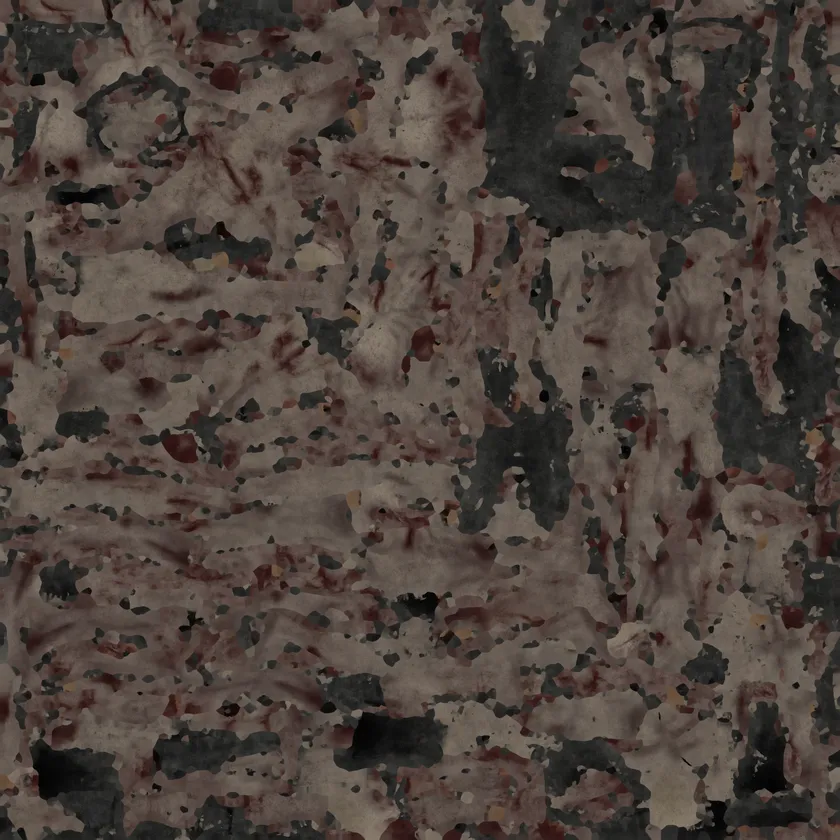
#> input picture assets/models/zombie1/zombie1_source_0.webp, 840 x 840 px, shrunk from 4096 x 4096 before the run, given in place of zombie1_source_1.webp_disp.png, which was not available
$ python analyze_flakes.py ../../assets/models/zombie1/zombie1_source_0.webp ../../assets/models/zombie1/zombie1_source_1.webp 1.0 out.png
#> lines starting #> are read from the running program, lines starting #| are printed output that depends on the picture; after the words box and inside, x2 and y2 are one past the last pixel; in counts of white or black regions, pixels touching at a corner belong together; pictures that were not available may be replaced by others from this repository, and a replacement may not be noted
"""Measures a photographed bark's height map flake by flake (Poly Haven, CC0).

Usage: python analyze_flakes.py <folder> <name> <tile metres> [out folder]
  <folder>/<name>_disp.png (height) and <name>_diff.jpg (colour). Prints the numbers a procedural
generator has to match and writes an overlay picture of the segmentation (flakes coloured).
Numbers are in centimetres on the real bark (the tile is `tile metres` wide).
"""
import json
import sys

import cv2
import numpy as np
from scipy import ndimage


def load_height(path):
    h = cv2.imread(path, cv2.IMREAD_UNCHANGED).astype(np.float32)
    if h.ndim == 3:
        h = h.mean(axis=2)
    h -= h.min()
    return h / max(h.max(), 1e-6)


def segment(height, scale_px):
    """Flakes = regions higher than their surroundings; the gaps between them are the lower lines."""
    smooth = cv2.GaussianBlur(height, (0, 0), 1.2)
    local = cv2.GaussianBlur(height, (0, 0), scale_px)
    mask = (smooth > local - 0.015).astype(np.uint8)
    mask = cv2.morphologyEx(mask, cv2.MORPH_OPEN, np.ones((3, 3), np.uint8))
    # split touching flakes: distance transform peaks
    dist = ndimage.distance_transform_edt(mask)
    peaks = (dist == ndimage.maximum_filter(dist, size=9)) & (dist > 2.0)
    markers, count = ndimage.label(peaks)
    labels = cv2.watershed(cv2.cvtColor((height * 255).astype(np.uint8), cv2.COLOR_GRAY2BGR),
                           np.where(mask > 0, markers, 0).astype(np.int32) + 0)
    labels[labels < 0] = 0
    return labels, count


def flake_stats(labels, count, cm_per_px):
    areas, lengths, widths, angles = [], [], [], []
    for index in range(1, count + 1):
        ys, xs = np.nonzero(labels == index)
        if len(xs) < 25:
            continue
        coords = np.stack([xs, ys], axis=1).astype(np.float64)
        centred = coords - coords.mean(axis=0)
        cov = np.cov(centred.T)
        values, vectors = np.linalg.eigh(cov)
        long_axis = vectors[:, 1]
        areas.append(len(xs) * cm_per_px ** 2)
        lengths.append(4.0 * np.sqrt(max(values[1], 1e-9)) * cm_per_px)
        widths.append(4.0 * np.sqrt(max(values[0], 1e-9)) * cm_per_px)
        angles.append(np.degrees(np.arctan2(long_axis[1], long_axis[0])) % 180.0)
    return np.array(areas), np.array(lengths), np.array(widths), np.array(angles)


def main():
    folder, name, tile_m = sys.argv[1], sys.argv[2], float(sys.argv[3])
    out = sys.argv[4] if len(sys.argv) > 4 else folder
    height = load_height(f"{folder}/{name}_disp.png")
    size = height.shape[0]
#> size = 840
    cm_per_px = tile_m * 100.0 / size
#> cm_per_px = 0.119
    scale_px = 14.0 / cm_per_px * 1.0  # a neighbourhood of about 14 cm
#> scale_px = 117.6
    labels, count = segment(height, scale_px)
#> in segment, `mask = (smooth > local - 0.015).astype(np.uint8)`:
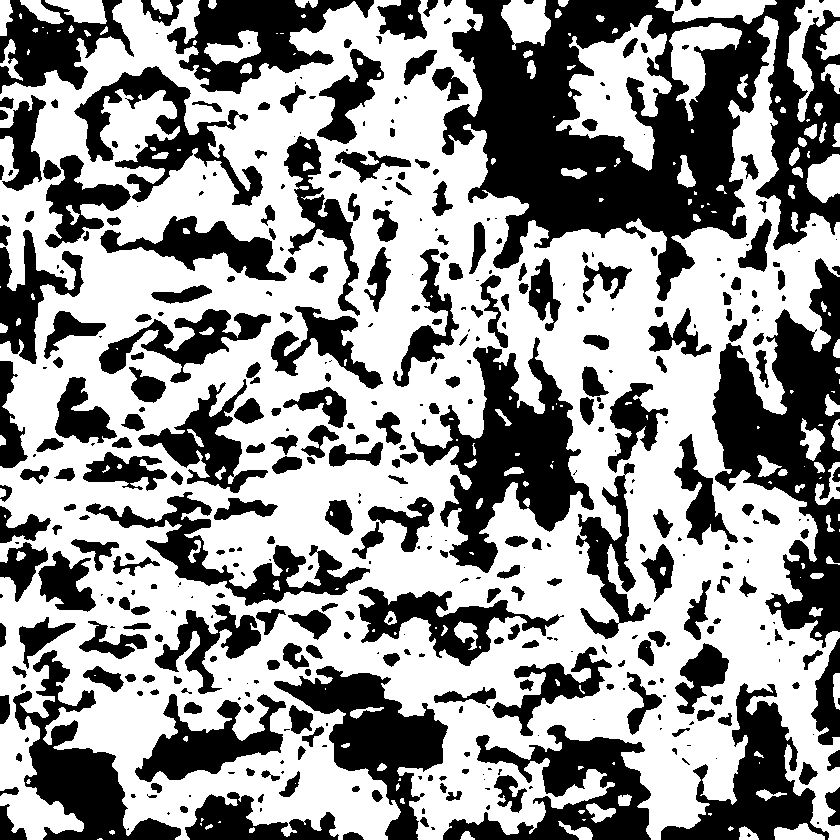
#> mask: shape (840, 840); values 0 (black) and 1 (white), 58.1% white; 452 black regions (166 under 20 px), largest, box (x1, y1, x2, y2) and area: (442, 0, 840, 301) 58740, (712, 258, 840, 648) 21791, (411, 337, 594, 573) 16598
#> in segment, `mask = cv2.morphologyEx(mask, cv2.MORPH_OPEN, np.ones((3, 3), np.uint8))`: mask: shape (840, 840); values 0 (black) and 1 (white), 57.7% white; 395 black regions (147 under 20 px), largest, box (x1, y1, x2, y2) and area: (442, 0, 840, 301) 59172, (674, 258, 840, 648) 24732, (411, 270, 594, 573) 17534
#> in segment, `peaks = (dist == ndimage.maximum_filter(dist, size=9)) & (dist > 2.0)`:
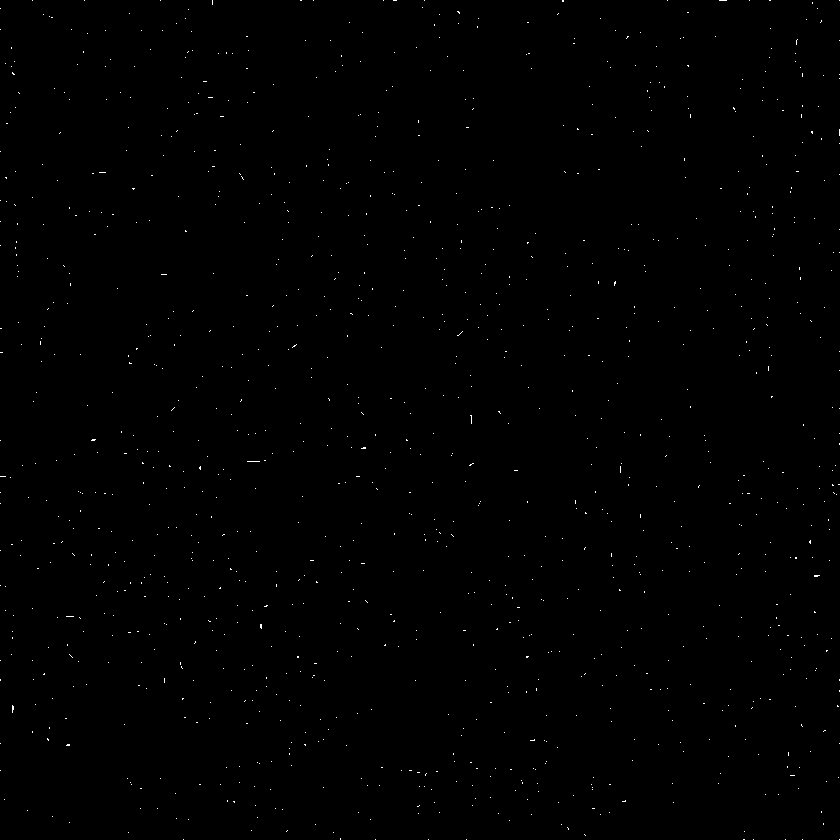
#> peaks: shape (840, 840) bool; 0.25% white in thin lines or dots
#> in segment, `markers, count = ndimage.label(peaks)`: markers: shape (840, 840) int32; 1243 distinct labels, from 0 to 1242
#> in segment, `markers, count = ndimage.label(peaks)`: count = 1242
#> in segment, `labels = cv2.watershed(cv2.cvtColor((height * 255).astype(np.uint8), c..`:
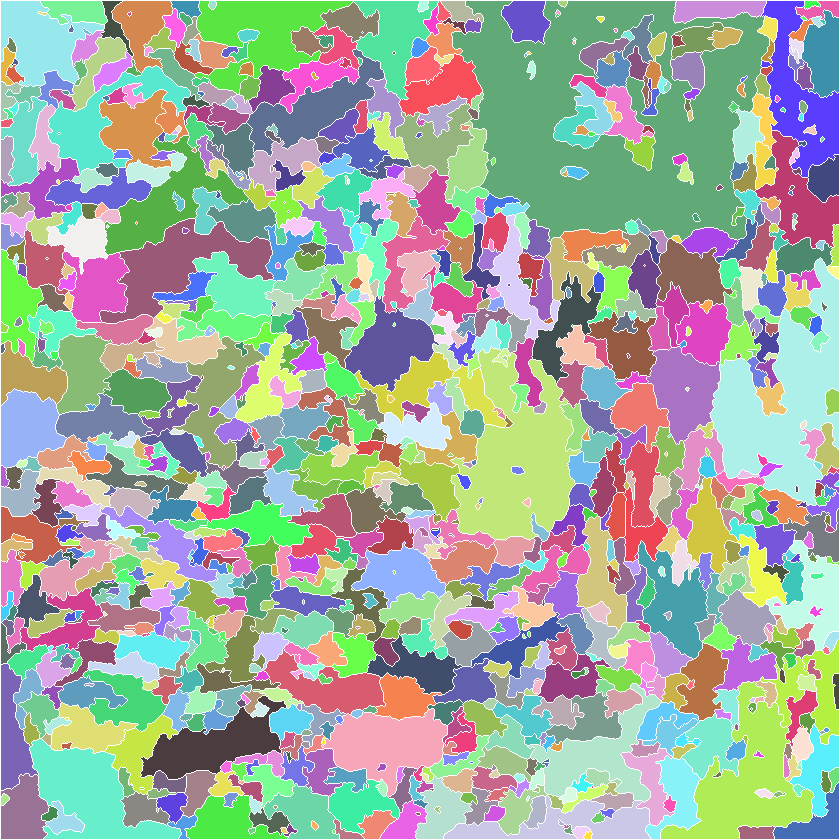
#> labels: shape (840, 840) int32; 1191 distinct labels, from -1 to 1233; one colour per label, 0 black, -1 white
#> in segment, `labels[labels < 0] = 0`:
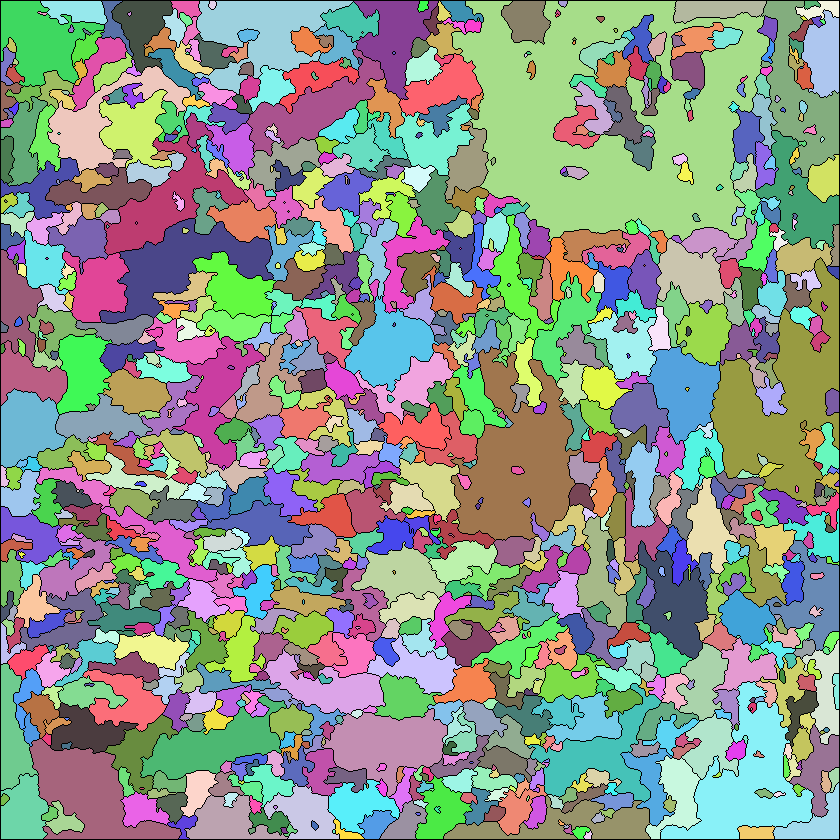
#> labels: shape (840, 840) int32; 1190 distinct labels, from 0 to 1233; one colour per label, 0 black
#> count = 1242
    areas, lengths, widths, angles = flake_stats(labels, count, cm_per_px)
#> the loop in flake_stats, `for index in range(1, count + 1):` made 1242 passes
#> (cov, values, vectors) on passes 4, 10, 16: ([[3.06, -0.361], [-0.361, 4.44]], [2.97, 4.53], [[-0.971, -0.239], [-0.239, 0.971]]), ([[4.47, 0.287], [0.287, 2.12]], [2.09, 4.51], [[0.12, -0.993], [-0.993, -0.12]]), ([[18.05, -1.59], [-1.59, 3.57]], [3.4, 18.22], [[-0.108, -0.994], [-0.994, 0.108]])
#> after the loop in flake_stats, `for index in range(1, count + 1):`: angles = 962 values, max 179.9 at index 474, min 0.198 at index 628, mean 90.11; areas = 962 values, max 620 at index 155, min 0.354 at index 75, mean 9.52; lengths = 962 values, max 39.8 at index 155, min 0.774 at index 190, mean 4.36; widths = 962 values, max 31.13 at index 155, min 0.308 at index 93, mean 2.33
    along = np.mean(np.abs(np.cos(np.radians(angles - 90.0))))  # 1: flakes run up and down the trunk
#> along = 0.619
    result = {
        "name": name,
        "tile_m": tile_m,
        "flakes": int(len(areas)),
        "flakes_per_m2": float(len(areas) / tile_m ** 2),
        "area_cm2": {"p10": float(np.percentile(areas, 10)), "median": float(np.median(areas)),
                     "p90": float(np.percentile(areas, 90))},
        "length_cm": {"median": float(np.median(lengths)), "p90": float(np.percentile(lengths, 90))},
        "width_cm": {"median": float(np.median(widths)), "p90": float(np.percentile(widths, 90))},
        "aspect_median": float(np.median(lengths / np.maximum(widths, 0.01))),
        "up_down_share": float(along),
        "height_sd": float(height.std()),
        "height_p05_p50_p95": [float(np.percentile(height, q)) for q in (5, 50, 95)],
        "covered_by_flakes": float((labels > 0).mean()),
    }
    print(json.dumps(result, indent=1))
#> (printed output is left out)
    overlay = cv2.cvtColor((height * 255).astype(np.uint8), cv2.COLOR_GRAY2BGR)
    rng = np.random.default_rng(3)
    palette = rng.integers(60, 255, size=(count + 2, 3)).astype(np.uint8)
#> palette = 1244 rows, first 8: [218, 76, 94], [106, 95, 216], [229, 173, 67], [78, 124, 144], [181, 153, 111], [91, 194, 203], [66, 82, 148], [136, 233, 160]
    coloured = palette[np.clip(labels, 0, count + 1)]
    coloured[labels <= 0] = 0
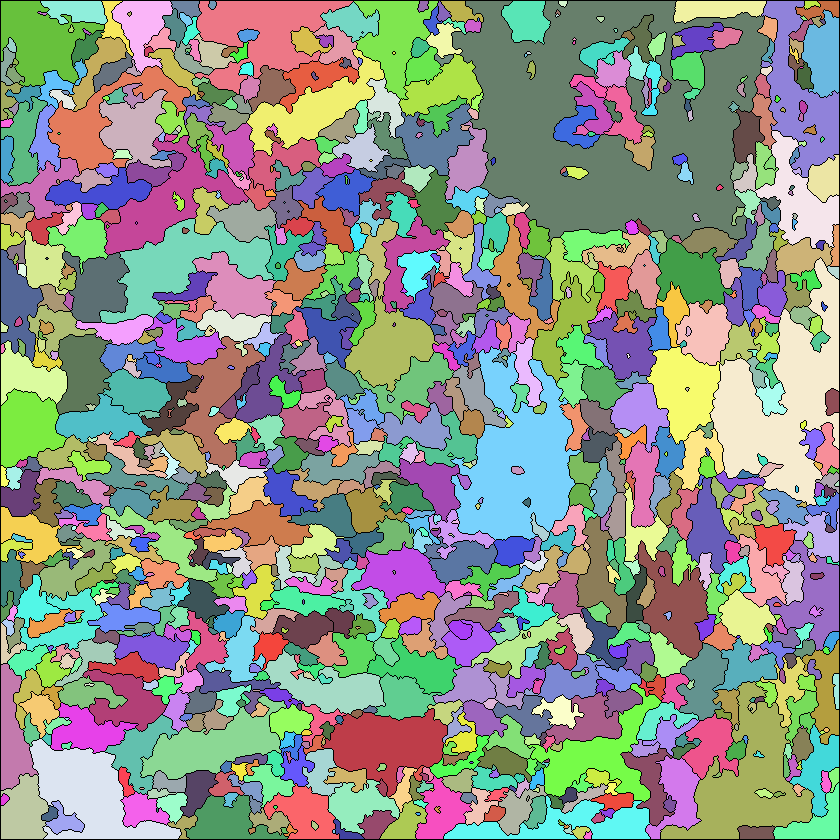
#> coloured: shape (840, 840, 3); mean of channels 0, 1, 2 137, 148.4, 142.8; drawn as B, G, R
    overlay = cv2.addWeighted(overlay, 0.45, coloured, 0.55, 0)
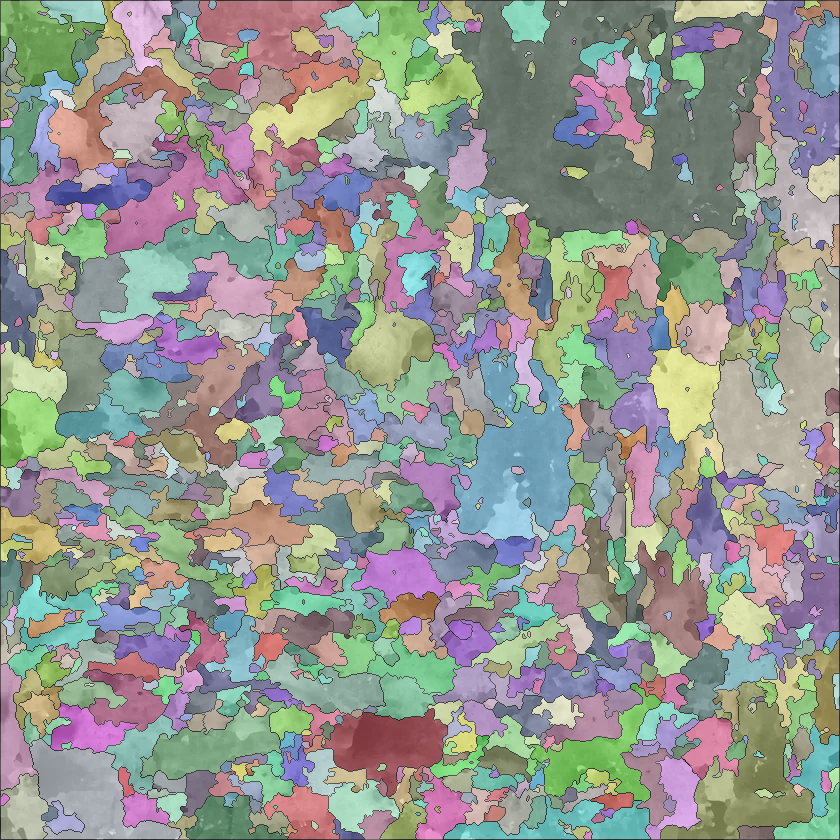
#> overlay: shape (840, 840, 3); mean B, G, R 144.9, 151.2, 148.1
    cv2.imwrite(f"{out}/{name}_segments.png", cv2.resize(overlay, (640, 640)))


if __name__ == "__main__":
    main()
